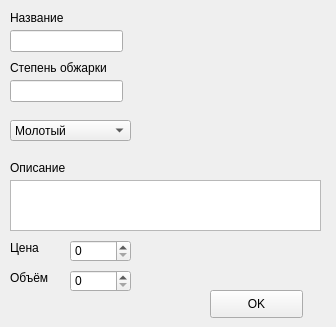
<?xml version="1.0" encoding="UTF-8"?>
<ui version="4.0">
 <class>Form</class>
 <widget class="QWidget" name="Form">
  <property name="geometry">
   <rect>
    <x>0</x>
    <y>0</y>
    <width>336</width>
    <height>327</height>
   </rect>
  </property>
  <property name="windowTitle">
   <string>Form</string>
  </property>
  <widget class="QLineEdit" name="name">
   <property name="geometry">
    <rect>
     <x>10</x>
     <y>30</y>
     <width>113</width>
     <height>22</height>
    </rect>
   </property>
  </widget>
  <widget class="QLabel" name="label">
   <property name="geometry">
    <rect>
     <x>10</x>
     <y>10</y>
     <width>81</width>
     <height>16</height>
    </rect>
   </property>
   <property name="text">
    <string>Название</string>
   </property>
  </widget>
  <widget class="QLabel" name="label_2">
   <property name="geometry">
    <rect>
     <x>10</x>
     <y>60</y>
     <width>131</width>
     <height>16</height>
    </rect>
   </property>
   <property name="text">
    <string>Степень обжарки</string>
   </property>
  </widget>
  <widget class="QLineEdit" name="roast">
   <property name="geometry">
    <rect>
     <x>10</x>
     <y>80</y>
     <width>113</width>
     <height>22</height>
    </rect>
   </property>
  </widget>
  <widget class="QComboBox" name="group">
   <property name="geometry">
    <rect>
     <x>10</x>
     <y>120</y>
     <width>121</width>
     <height>21</height>
    </rect>
   </property>
   <item>
    <property name="text">
     <string>Молотый</string>
    </property>
   </item>
   <item>
    <property name="text">
     <string>В зёрнах</string>
    </property>
   </item>
  </widget>
  <widget class="QLabel" name="label_3">
   <property name="geometry">
    <rect>
     <x>10</x>
     <y>160</y>
     <width>131</width>
     <height>16</height>
    </rect>
   </property>
   <property name="text">
    <string>Описание</string>
   </property>
  </widget>
  <widget class="QPlainTextEdit" name="desc">
   <property name="geometry">
    <rect>
     <x>10</x>
     <y>180</y>
     <width>311</width>
     <height>51</height>
    </rect>
   </property>
  </widget>
  <widget class="QLabel" name="label_4">
   <property name="geometry">
    <rect>
     <x>10</x>
     <y>240</y>
     <width>55</width>
     <height>16</height>
    </rect>
   </property>
   <property name="text">
    <string>Цена</string>
   </property>
  </widget>
  <widget class="QLabel" name="label_5">
   <property name="geometry">
    <rect>
     <x>10</x>
     <y>270</y>
     <width>55</width>
     <height>16</height>
    </rect>
   </property>
   <property name="text">
    <string>Объём</string>
   </property>
  </widget>
  <widget class="QSpinBox" name="price">
   <property name="geometry">
    <rect>
     <x>70</x>
     <y>240</y>
     <width>61</width>
     <height>22</height>
    </rect>
   </property>
   <property name="maximum">
    <number>999999999</number>
   </property>
  </widget>
  <widget class="QSpinBox" name="volume">
   <property name="geometry">
    <rect>
     <x>70</x>
     <y>270</y>
     <width>61</width>
     <height>22</height>
    </rect>
   </property>
   <property name="maximum">
    <number>999999999</number>
   </property>
  </widget>
  <widget class="QPushButton" name="okbutton">
   <property name="geometry">
    <rect>
     <x>210</x>
     <y>290</y>
     <width>93</width>
     <height>28</height>
    </rect>
   </property>
   <property name="text">
    <string>OK</string>
   </property>
  </widget>
 </widget>
 <resources/>
 <connections/>
</ui>
